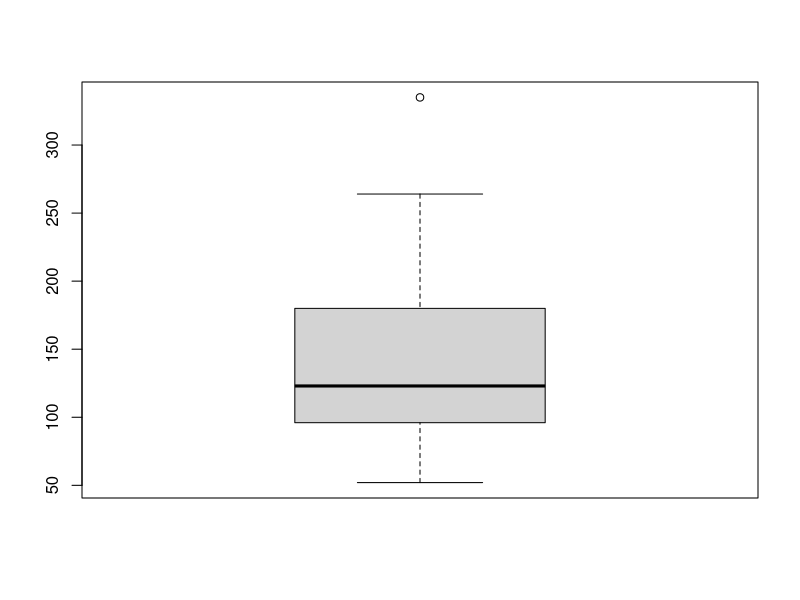
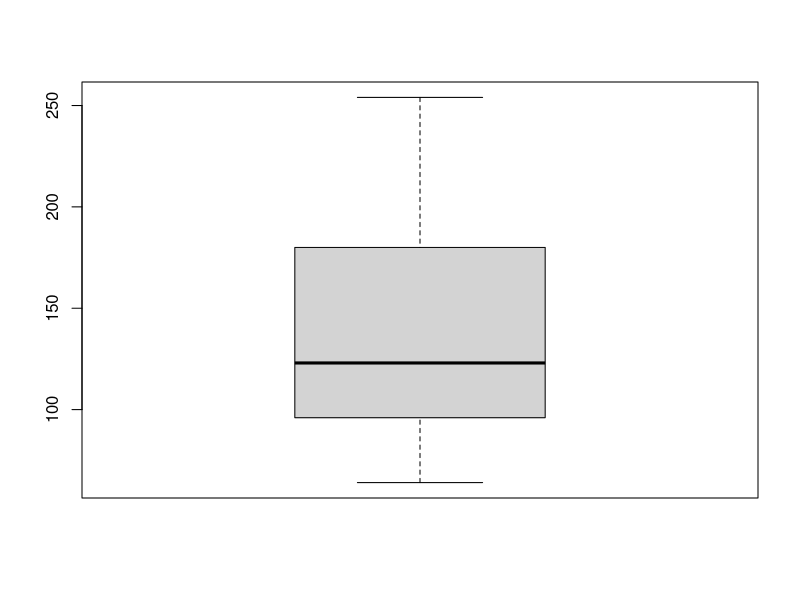
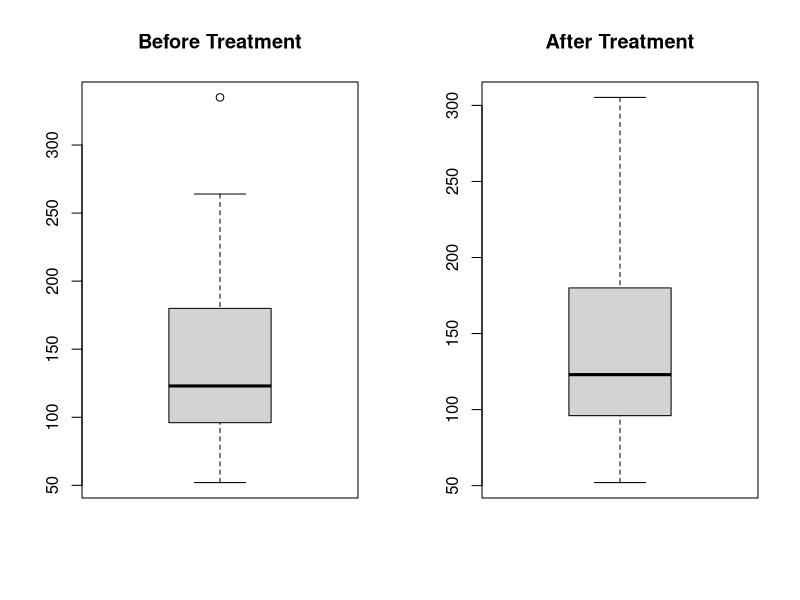
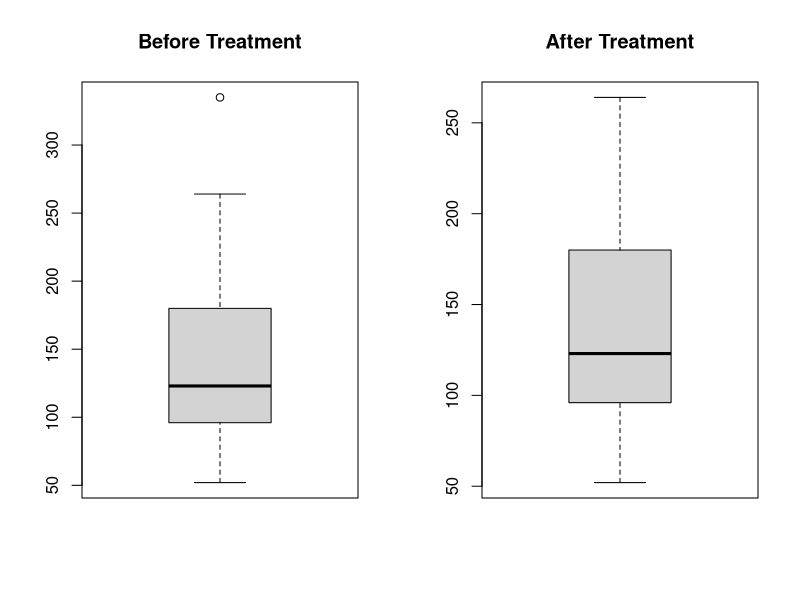
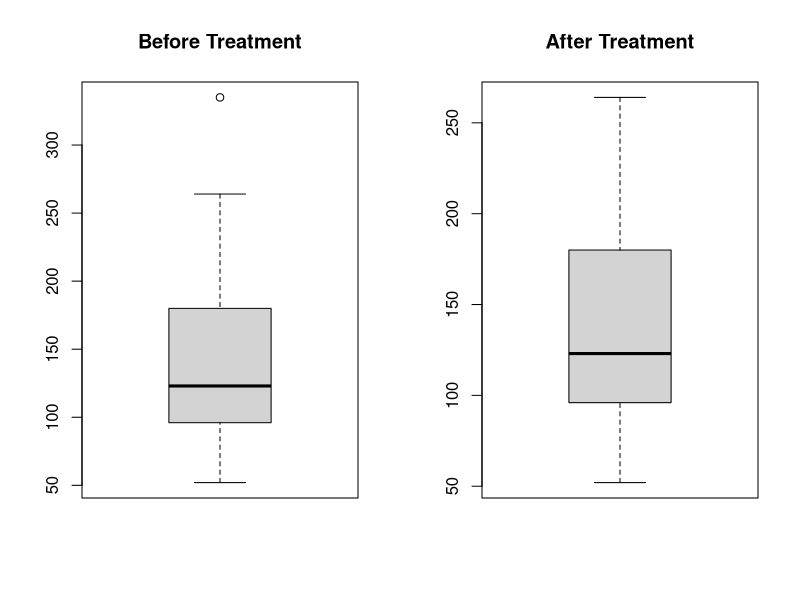

The R script that drew these images, in order:
mtcars = mtcars

################### Capping and Flooring Technique ##########################
summary(mtcars$hp)
boxplot(mtcars$hp)

library(scales)

round(quantile(mtcars$hp, c(0.05, 0.95)))

mtcars$hp = squish(mtcars$hp, round(quantile(mtcars$hp, c(0.05, 0.95))))

summary(mtcars$hp)
boxplot(mtcars$hp)

rm(mtcars)

#################  winsorizing  Technique ###############
mtcars = mtcars

summary(mtcars$hp)
par(mfrow=c(1,2))
boxplot(mtcars$hp,main="Before Treatment")

#### upper limit value
upper = 180+1.5*IQR(mtcars$hp)
upper

##### lower limit value
lower = 96.5-1.5*IQR(mtcars$hp)
lower

##### upper limit replacement

mtcars$hp = ifelse(mtcars$hp > upper,upper,mtcars$hp)
summary(mtcars$hp)
boxplot(mtcars$hp,main="After Treatment")

##### lower limit replacement
mtcars$hp = ifelse(mtcars$hp < lower,lower,mtcars$hp)
summary(mtcars$hp)

rm(mtcars)

################## Row Deletion / Subset data ############
mtcars = mtcars

summary(mtcars$hp)
par(mfrow=c(1,2))
boxplot(mtcars$hp,main="Before Treatment")

abc = subset(mtcars,mtcars$hp<=305.25)  

boxplot(abc$hp,main="After Treatment")

rm(mtcars)

########## Replace by mean / Median/ Mode ##################
mtcars = mtcars

summary(mtcars$hp)
par(mfrow=c(1,2))
boxplot(mtcars$hp,main="Before Treatment")

mean(abc$hp)

mtcars$hp = ifelse(mtcars$hp > 305.25,mean(abc$hp),mtcars$hp)
summary(mtcars$hp)
boxplot(mtcars$hp,main="After Treatment")

rm(mtcars)
